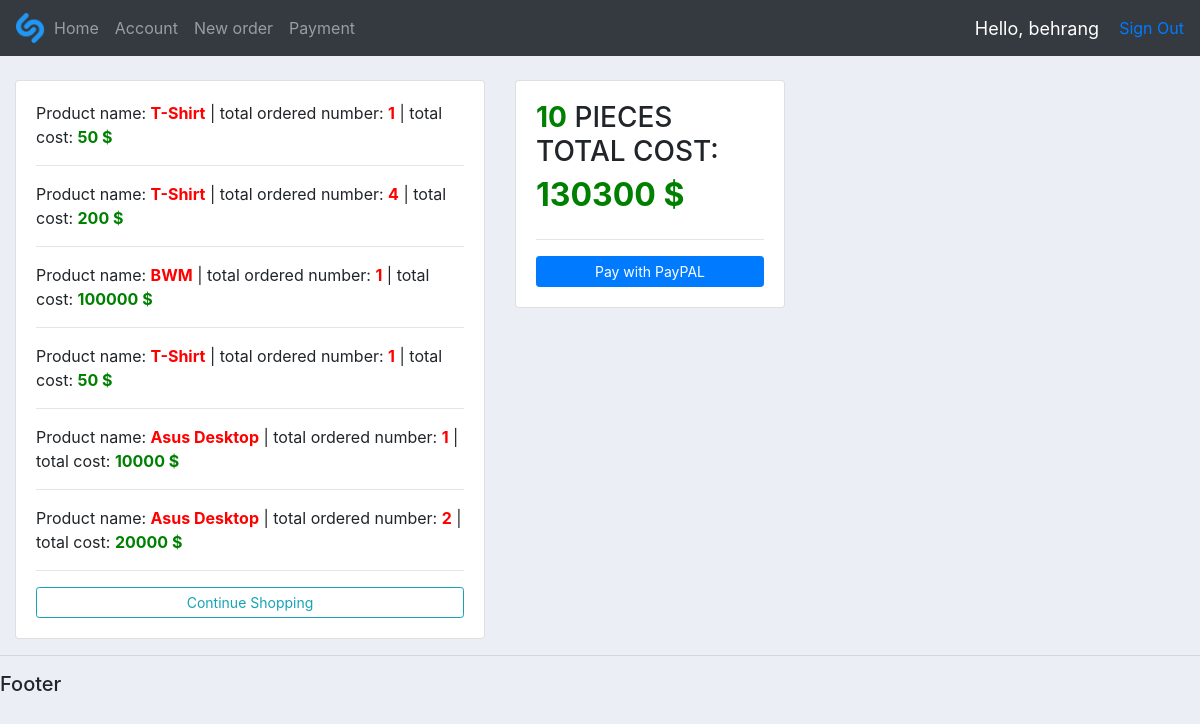
Screenshot of /payment/25/ (signed in) with the database file from the repository.
### accounts/models.py (models this page shows, shortened)
class Order(models.Model):
    Status = (
        ('Pending', 'Pending'),
        ('Out of Delivery', 'Out Of Delivery'),
        ('Delivered', 'Delivered')
    )
    customer = models.ForeignKey(Customer, null=True, on_delete=models.SET_NULL)
    product = models.ForeignKey(Product, null=True, on_delete=models.SET_NULL)
    dateCreated = models.DateTimeField(auto_now_add=True, null=True)
    status = models.CharField(max_length=200, null=True, choices=Status, default='Pending')
    note = models.CharField(max_length=1000, null=True)
    adet = models.IntegerField(null=True)
    totalCost= models.IntegerField(null=True)

class Product(models.Model):
    Category = (
        ('Indoor', 'Indoor'),
        ('Outdoor', 'Outdoor'),
        ('Electronic', 'Electronic')
    )
    name = models.CharField(max_length=200, null=True)
    price = models.FloatField(null=True)
    category = models.CharField(max_length=200, null=True, choices=Category)
    description = models.CharField(max_length=200, null=True)
    dateCreated = models.DateTimeField(auto_now_add=True, null=True)
    tags = models.ManyToManyField(Tag)
    def __str__(self):
        return self.name

### accounts/decorators.py (the view)
        def wrapper_function(request, *args, **kwargs):
            group = None
            if request.user.groups.exists():
                group = request.user.groups.all()[0].name
            for role in allowed_roles:
                if group == role:
                    return view_func(request, *args, **kwargs)
            return HttpResponse("You are not authorized to view this page")

### accounts/views.py (called while the page is built)
@login_required(login_url='signin')
@allowed_users(allowed_roles=['customer'])
def payment(request,pk):
    customer=Customer.objects.get(id=pk)
    orders=customer.order_set.all()
    totalOrderingCost=0
    for order in orders:
        totalOrderingCost+=order.totalCost
    totalOrdersAmount=0
    for order in orders:
        totalOrdersAmount += order.adet
    context={
        'orders':orders,
        'totalOrderingCost':totalOrderingCost,
        'totalOrdersAmount':totalOrdersAmount
    }
    return render(request,'accounts/payment.html',context)

### accounts/templates/accounts/payment.html (shortened to what this page needs)
{% extends 'accounts/main.html' %}
{% load static %}
{% block content %}
<br>
<div class="row">
    <div class="col-md-5">
        <div class="card card-body">
                {% for order in orders %}
                    <span>Product name: <span style="color:red; font-weight: bold ">{{order.product}}</span>
                    <span>| total ordered number: </span> <span style="color:red; font-weight: bold ">{{order.adet}}</span>
                    <span>| total cost: </span> <span style="color:green; font-weight: bold ">{{order.totalCost}} $</span> </span>
                <hr>
                {% endfor %}
                <a class="btn btn-outline-info btn btn-sm btn-block" href="{% url 'purchase' user.customer.id%}">Continue Shopping</a>
        </div>
    </div>
    <div class="col-md-3">
        <div class="card card-body">
            <H3><span style="color:green; font-weight: bold " >{{totalOrdersAmount}}</span><span> PIECES </span>TOTAL COST:</H3>
            <H2><span style="color:green; font-weight: bold ">{{totalOrderingCost}} $</span></H2>
            <hr>
            <a class="btn btn-primary btn-sm btn-block" href="#"> Pay with PayPAL</a>
        </div>
    </div>
</div>
{% endblock %}

### accounts/templates/accounts/navbar.html (shortened to what this page needs)
{% load static %}
<nav class="navbar navbar-expand-lg navbar-dark bg-dark">
    <img src="{% static 'images/Shazam.png' %}" style="width:30px;height:30px;">
    <div class="collapse navbar-collapse" id="navbarNav">
        <ul class="navbar-nav">
            {% if request.user.is_staff %}
            <li class="nav-item active">
                <a class="nav-link" href="{% url 'home' %}">Dashboard</a>
            </li>
            <li class="nav-item">
                <a class="nav-link" href="{% url 'products' %}">Products</a>
            </li>
            {% else %}
            <li class="nav-item">
                <a class="nav-link" href="{% url 'user-page' %}">Home</a>
            </li>
            <li class="nav-item">
                <a class="nav-link" href="{% url 'account' %}">Account</a>
            </li>
            <li class="nav-item">
                <a class="nav-link" href="{% url 'purchase' user.customer.id %}">New order</a>
            </li>
            <li class="nav-item">
                <a class="nav-link" href="{% url 'payment' user.customer.id%}">Payment</a>
            </li>
            {%endif%}
        </ul>
    </div>
    <span id="hello-message">Hello, {{request.user}}</span>
    <span><a href="{% url 'signout' %}">Sign Out</a></span>
</nav>

### static/css/main.css (style rules this page uses)
body { background-color:#ebeff5; }

### accounts/templates/accounts/navbar.html (style rules this page uses)
#hello-message { font-size: 18px; color: white; margin-right: 20px; }

### rows the page displays
Order: product "T-Shirt", adet "1", totalCost "50"
Order: product "T-Shirt", adet "4", totalCost "200"
Order: product "BWM", adet "1", totalCost "100000"
Order: product "T-Shirt", adet "1", totalCost "50"
Order: product "Asus Desktop", adet "1", totalCost "10000"
Order: product "Asus Desktop", adet "2", totalCost "20000"

### other values shown
{{ request.user }} "behrang"
{{ totalOrdersAmount }} "10"
{{ totalOrderingCost }} "130300"
